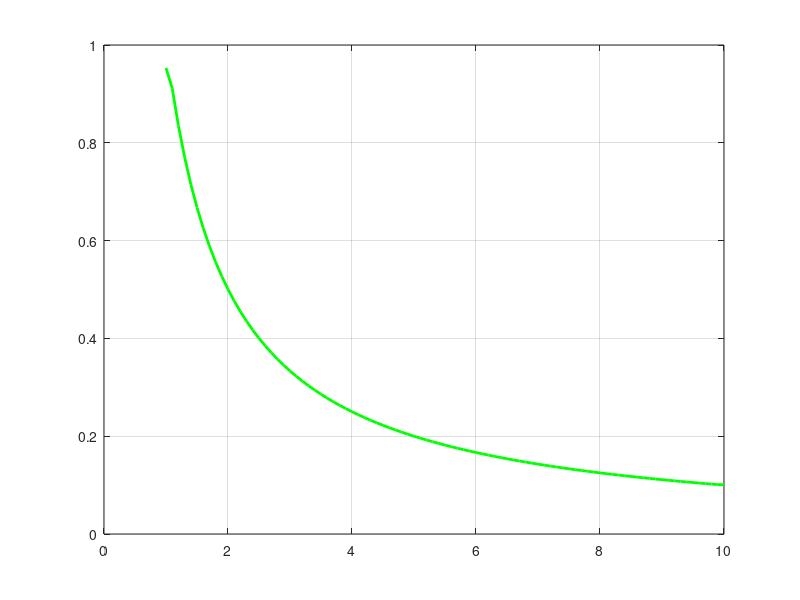

Write MATLAB code to recreate this figure. (Note: this script raises an error after producing the figure.)
% 1

f = @(x) x.^2 - 4*x + 4;
x0 = 0;
options = optimset('Display', 'iter');

rjesenje = fsolve(f, x0, options);

disp(rjesenje);

% 2

fn = @(x) sin(x).*exp(-x);

in = integral(fn, 0, 5);

disp(in);

% 3

t = 1:0.1:10;
C = log(t);

dc = gradient(C, t);

figure;
plot(t, dc, 'g', 'LineWidth', 2);
grid on;

% 4

podaci = 50 + 10 * randn(1, 1000);

figure;
histogram(podaci, 20);
grid on;

disp(["Srednja vrijednost:",num2str(mean(podaci))]);
disp(["Standardna devijacija:",num2str(std(podaci))]);
disp(["Minimalna vrijednost:",num2str(min(podaci))]);
disp(["Maksimalna vrijednost:",num2str(max(podaci))]);

% 5

y = [1 4 9 16 25 36 49];
x = 1:length(y);

dy = diff(y);
disp(dy);

ddy = diff(dy);
disp(ddy);